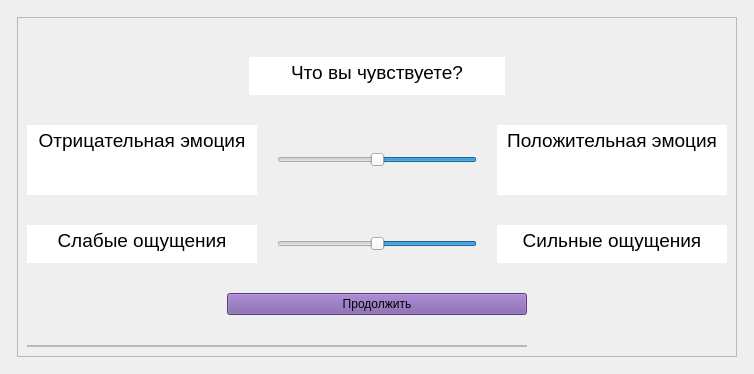
      <widget class="QWidget" name="ChooseMoodWidget">
       <layout class="QGridLayout" name="gridLayout_32">
        <item row="1" column="1">
         <widget class="QFrame" name="frame_99">
          <property name="maximumSize">
           <size>
            <width>16777215</width>
            <height>500</height>
           </size>
          </property>
          <property name="frameShape">
           <enum>QFrame::StyledPanel</enum>
          </property>
          <property name="frameShadow">
           <enum>QFrame::Raised</enum>
          </property>
          <layout class="QGridLayout" name="gridLayout_35">
           <item row="0" column="0">
            <layout class="QVBoxLayout" name="verticalLayout_13" stretch="0,0,0,0,0">
             <property name="spacing">
              <number>30</number>
             </property>
             <property name="topMargin">
              <number>30</number>
             </property>
             <item alignment="Qt::AlignHCenter|Qt::AlignVCenter">
              <widget class="QTextBrowser" name="textBrowser_12">
               <property name="sizePolicy">
                <sizepolicy hsizetype="Preferred" vsizetype="Fixed">
                 <horstretch>0</horstretch>
                 <verstretch>0</verstretch>
                </sizepolicy>
               </property>
               <property name="maximumSize">
                <size>
                 <width>500</width>
                 <height>38</height>
                </size>
               </property>
               <property name="font">
                <font>
                 <family>Arial</family>
                 <pointsize>14</pointsize>
                 <weight>50</weight>
                 <italic>false</italic>
                 <bold>false</bold>
                </font>
               </property>
               <property name="styleSheet">
                <string notr="true">border: None;</string>
               </property>
               <property name="html">
                <string>&lt;!DOCTYPE HTML PUBLIC &quot;-//W3C//DTD HTML 4.0//EN&quot; &quot;http://www.w3.org/TR/REC-html40/strict.dtd&quot;&gt;
&lt;html&gt;&lt;head&gt;&lt;meta name=&quot;qrichtext&quot; content=&quot;1&quot; /&gt;&lt;style type=&quot;text/css&quot;&gt;
p, li { white-space: pre-wrap; }
&lt;/style&gt;&lt;/head&gt;&lt;body style=&quot; font-family:'Arial'; font-size:14pt; font-weight:400; font-style:normal;&quot;&gt;
&lt;p align=&quot;center&quot; style=&quot; margin-top:0px; margin-bottom:0px; margin-left:0px; margin-right:0px; -qt-block-indent:0; text-indent:0px;&quot;&gt;Что вы чувствуете?&lt;/p&gt;&lt;/body&gt;&lt;/html&gt;</string>
               </property>
              </widget>
             </item>
             <item>
              <layout class="QHBoxLayout" name="horizontalLayout_15">
               <property name="spacing">
                <number>20</number>
               </property>
               <item>
                <widget class="QTextBrowser" name="textBrowser_11">
                 <property name="minimumSize">
                  <size>
                   <width>230</width>
                   <height>0</height>
                  </size>
                 </property>
                 <property name="maximumSize">
                  <size>
                   <width>230</width>
                   <height>70</height>
                  </size>
                 </property>
                 <property name="styleSheet">
                  <string notr="true">border: None;</string>
                 </property>
                 <property name="html">
                  <string>&lt;!DOCTYPE HTML PUBLIC &quot;-//W3C//DTD HTML 4.0//EN&quot; &quot;http://www.w3.org/TR/REC-html40/strict.dtd&quot;&gt;
&lt;html&gt;&lt;head&gt;&lt;meta name=&quot;qrichtext&quot; content=&quot;1&quot; /&gt;&lt;style type=&quot;text/css&quot;&gt;
p, li { white-space: pre-wrap; }
&lt;/style&gt;&lt;/head&gt;&lt;body style=&quot; font-family:'Arial'; font-size:14pt; font-weight:400; font-style:normal;&quot;&gt;
&lt;p align=&quot;center&quot; style=&quot; margin-top:0px; margin-bottom:0px; margin-left:0px; margin-right:0px; -qt-block-indent:0; text-indent:0px;&quot;&gt;Отрицательная эмоция&lt;/p&gt;&lt;/body&gt;&lt;/html&gt;</string>
                 </property>
                </widget>
               </item>
               <item alignment="Qt::AlignVCenter">
                <widget class="QSlider" name="ValenceHorizontalSlider">
                 <property name="minimumSize">
                  <size>
                   <width>200</width>
                   <height>0</height>
                  </size>
                 </property>
                 <property name="maximumSize">
                  <size>
                   <width>500</width>
                   <height>16777215</height>
                  </size>
                 </property>
                 <property name="styleSheet">
                  <string notr="true"/>
                 </property>
                 <property name="maximum">
                  <number>20</number>
                 </property>
                 <property name="value">
                  <number>10</number>
                 </property>
                 <property name="orientation">
                  <enum>Qt::Horizontal</enum>
                 </property>
                 <property name="invertedAppearance">
                  <bool>true</bool>
                 </property>
                 <property name="tickPosition">
                  <enum>QSlider::NoTicks</enum>
                 </property>
                 <property name="tickInterval">
                  <number>0</number>
                 </property>
                </widget>
               </item>
               <item>
                <widget class="QTextBrowser" name="textBrowser_15">
                 <property name="minimumSize">
                  <size>
                   <width>230</width>
                   <height>0</height>
                  </size>
                 </property>
                 <property name="maximumSize">
                  <size>
                   <width>230</width>
                   <height>70</height>
                  </size>
                 </property>
                 <property name="styleSheet">
                  <string notr="true">border: None;</string>
                 </property>
                 <property name="html">
                  <string>&lt;!DOCTYPE HTML PUBLIC &quot;-//W3C//DTD HTML 4.0//EN&quot; &quot;http://www.w3.org/TR/REC-html40/strict.dtd&quot;&gt;
&lt;html&gt;&lt;head&gt;&lt;meta name=&quot;qrichtext&quot; content=&quot;1&quot; /&gt;&lt;style type=&quot;text/css&quot;&gt;
p, li { white-space: pre-wrap; }
&lt;/style&gt;&lt;/head&gt;&lt;body style=&quot; font-family:'Arial'; font-size:14pt; font-weight:400; font-style:normal;&quot;&gt;
&lt;p align=&quot;center&quot; style=&quot; margin-top:0px; margin-bottom:0px; margin-left:0px; margin-right:0px; -qt-block-indent:0; text-indent:0px;&quot;&gt;Положительная эмоция&lt;/p&gt;&lt;/body&gt;&lt;/html&gt;</string>
                 </property>
                </widget>
               </item>
              </layout>
             </item>
             <item>
              <layout class="QHBoxLayout" name="horizontalLayout_21">
               <property name="spacing">
                <number>20</number>
               </property>
               <item>
                <widget class="QTextBrowser" name="textBrowser_16">
                 <property name="minimumSize">
                  <size>
                   <width>230</width>
                   <height>0</height>
                  </size>
                 </property>
                 <property name="maximumSize">
                  <size>
                   <width>230</width>
                   <height>38</height>
                  </size>
                 </property>
                 <property name="styleSheet">
                  <string notr="true">border: None;</string>
                 </property>
                 <property name="html">
                  <string>&lt;!DOCTYPE HTML PUBLIC &quot;-//W3C//DTD HTML 4.0//EN&quot; &quot;http://www.w3.org/TR/REC-html40/strict.dtd&quot;&gt;
&lt;html&gt;&lt;head&gt;&lt;meta name=&quot;qrichtext&quot; content=&quot;1&quot; /&gt;&lt;style type=&quot;text/css&quot;&gt;
p, li { white-space: pre-wrap; }
&lt;/style&gt;&lt;/head&gt;&lt;body style=&quot; font-family:'Arial'; font-size:14pt; font-weight:400; font-style:normal;&quot;&gt;
&lt;p align=&quot;center&quot; style=&quot; margin-top:0px; margin-bottom:0px; margin-left:0px; margin-right:0px; -qt-block-indent:0; text-indent:0px;&quot;&gt;Слабые ощущения&lt;/p&gt;&lt;/body&gt;&lt;/html&gt;</string>
                 </property>
                </widget>
               </item>
               <item>
                <widget class="QSlider" name="ArosualHorizontalSlider">
                 <property name="minimumSize">
                  <size>
                   <width>200</width>
                   <height>0</height>
                  </size>
                 </property>
                 <property name="maximumSize">
                  <size>
                   <width>500</width>
                   <height>16777215</height>
                  </size>
                 </property>
                 <property name="maximum">
                  <number>20</number>
                 </property>
                 <property name="value">
                  <number>10</number>
                 </property>
                 <property name="orientation">
                  <enum>Qt::Horizontal</enum>
                 </property>
                 <property name="invertedAppearance">
                  <bool>true</bool>
                 </property>
                </widget>
               </item>
               <item>
                <widget class="QTextBrowser" name="textBrowser_17">
                 <property name="minimumSize">
                  <size>
                   <width>230</width>
                   <height>0</height>
                  </size>
                 </property>
                 <property name="maximumSize">
                  <size>
                   <width>230</width>
                   <height>38</height>
                  </size>
                 </property>
                 <property name="styleSheet">
                  <string notr="true">border: None;</string>
                 </property>
                 <property name="html">
                  <string>&lt;!DOCTYPE HTML PUBLIC &quot;-//W3C//DTD HTML 4.0//EN&quot; &quot;http://www.w3.org/TR/REC-html40/strict.dtd&quot;&gt;
&lt;html&gt;&lt;head&gt;&lt;meta name=&quot;qrichtext&quot; content=&quot;1&quot; /&gt;&lt;style type=&quot;text/css&quot;&gt;
p, li { white-space: pre-wrap; }
&lt;/style&gt;&lt;/head&gt;&lt;body style=&quot; font-family:'Arial'; font-size:14pt; font-weight:400; font-style:normal;&quot;&gt;
&lt;p align=&quot;center&quot; style=&quot; margin-top:0px; margin-bottom:0px; margin-left:0px; margin-right:0px; -qt-block-indent:0; text-indent:0px;&quot;&gt;Сильные ощущения&lt;/p&gt;&lt;/body&gt;&lt;/html&gt;</string>
                 </property>
                </widget>
               </item>
              </layout>
             </item>
             <item alignment="Qt::AlignHCenter|Qt::AlignVCenter">
              <widget class="QPushButton" name="continuePushButton_3">
               <property name="minimumSize">
                <size>
                 <width>300</width>
                 <height>0</height>
                </size>
               </property>
               <property name="maximumSize">
                <size>
                 <width>500</width>
                 <height>16777215</height>
                </size>
               </property>
               <property name="styleSheet">
                <string notr="true">background-color: rgb(123, 88, 166);</string>
               </property>
               <property name="text">
                <string>Продолжить</string>
               </property>
              </widget>
             </item>
             <item>
              <widget class="QFrame" name="rattingFrame_6_12">
               <property name="maximumSize">
                <size>
                 <width>500</width>
                 <height>50</height>
                </size>
               </property>
               <property name="frameShape">
                <enum>QFrame::StyledPanel</enum>
               </property>
               <property name="frameShadow">
                <enum>QFrame::Raised</enum>
               </property>
               <layout class="QGridLayout" name="gridLayout_37">
                <property name="leftMargin">
                 <number>0</number>
                </property>
                <property name="topMargin">
                 <number>0</number>
                </property>
                <property name="rightMargin">
                 <number>0</number>
                </property>
                <property name="bottomMargin">
                 <number>0</number>
                </property>
                <property name="spacing">
                 <number>0</number>
                </property>
               </layout>
              </widget>
             </item>
            </layout>
           </item>
          </layout>
         </widget>
        </item>
        <item row="0" column="0">
         <widget class="QFrame" name="frame_90">
          <property name="frameShape">
           <enum>QFrame::StyledPanel</enum>
          </property>
          <property name="frameShadow">
           <enum>QFrame::Raised</enum>
          </property>
         </widget>
        </item>
        <item row="0" column="1">
         <widget class="QFrame" name="frame_91">
          <property name="frameShape">
           <enum>QFrame::StyledPanel</enum>
          </property>
          <property name="frameShadow">
           <enum>QFrame::Raised</enum>
          </property>
         </widget>
        </item>
        <item row="0" column="2">
         <widget class="QFrame" name="frame_92">
          <property name="frameShape">
           <enum>QFrame::StyledPanel</enum>
          </property>
          <property name="frameShadow">
           <enum>QFrame::Raised</enum>
          </property>
         </widget>
        </item>
        <item row="1" column="0">
         <widget class="QFrame" name="frame_93">
          <property name="frameShape">
           <enum>QFrame::StyledPanel</enum>
          </property>
          <property name="frameShadow">
           <enum>QFrame::Raised</enum>
          </property>
         </widget>
        </item>
        <item row="1" column="2">
         <widget class="QFrame" name="frame_95">
          <property name="frameShape">
           <enum>QFrame::StyledPanel</enum>
          </property>
          <property name="frameShadow">
           <enum>QFrame::Raised</enum>
          </property>
         </widget>
        </item>
        <item row="3" column="1">
         <widget class="QFrame" name="frame_97">
          <property name="frameShape">
           <enum>QFrame::StyledPanel</enum>
          </property>
          <property name="frameShadow">
           <enum>QFrame::Raised</enum>
          </property>
         </widget>
        </item>
        <item row="3" column="0">
         <widget class="QFrame" name="frame_96">
          <property name="frameShape">
           <enum>QFrame::StyledPanel</enum>
          </property>
          <property name="frameShadow">
           <enum>QFrame::Raised</enum>
          </property>
         </widget>
        </item>
        <item row="3" column="2">
         <widget class="QFrame" name="frame_98">
          <property name="frameShape">
           <enum>QFrame::StyledPanel</enum>
          </property>
          <property name="frameShadow">
           <enum>QFrame::Raised</enum>
          </property>
         </widget>
        </item>
       </layout>
      </widget>
